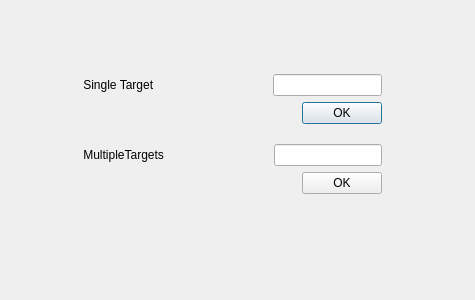
<?xml version="1.0" encoding="UTF-8"?>
<ui version="4.0">
 <class>TargetDialog</class>
 <widget class="QDialog" name="TargetDialog">
  <property name="geometry">
   <rect>
    <x>0</x>
    <y>0</y>
    <width>475</width>
    <height>300</height>
   </rect>
  </property>
  <property name="windowTitle">
   <string>Target</string>
  </property>
  <widget class="QWidget" name="">
   <property name="geometry">
    <rect>
     <x>80</x>
     <y>60</y>
     <width>302</width>
     <height>148</height>
    </rect>
   </property>
   <layout class="QVBoxLayout" name="verticalLayout_3">
    <item>
     <layout class="QVBoxLayout" name="verticalLayout">
      <item>
       <layout class="QHBoxLayout" name="horizontalLayout">
        <item>
         <widget class="QLabel" name="label">
          <property name="text">
           <string> Single Target </string>
          </property>
         </widget>
        </item>
        <item>
         <spacer name="horizontalSpacer">
          <property name="orientation">
           <enum>Qt::Horizontal</enum>
          </property>
          <property name="sizeHint" stdset="0">
           <size>
            <width>40</width>
            <height>20</height>
           </size>
          </property>
         </spacer>
        </item>
        <item>
         <widget class="QLineEdit" name="lineEditSingle"/>
        </item>
       </layout>
      </item>
      <item>
       <layout class="QHBoxLayout" name="horizontalLayout_2">
        <item>
         <spacer name="horizontalSpacer_3">
          <property name="orientation">
           <enum>Qt::Horizontal</enum>
          </property>
          <property name="sizeHint" stdset="0">
           <size>
            <width>40</width>
            <height>20</height>
           </size>
          </property>
         </spacer>
        </item>
        <item>
         <widget class="QPushButton" name="pushButtonSingle">
          <property name="text">
           <string>OK</string>
          </property>
         </widget>
        </item>
       </layout>
      </item>
     </layout>
    </item>
    <item>
     <layout class="QVBoxLayout" name="verticalLayout_2">
      <item>
       <layout class="QHBoxLayout" name="horizontalLayout_3">
        <item>
         <widget class="QLabel" name="label_2">
          <property name="text">
           <string> MultipleTargets </string>
          </property>
         </widget>
        </item>
        <item>
         <spacer name="horizontalSpacer_2">
          <property name="orientation">
           <enum>Qt::Horizontal</enum>
          </property>
          <property name="sizeHint" stdset="0">
           <size>
            <width>40</width>
            <height>20</height>
           </size>
          </property>
         </spacer>
        </item>
        <item>
         <widget class="QLineEdit" name="lineEditMultiple"/>
        </item>
       </layout>
      </item>
      <item>
       <layout class="QHBoxLayout" name="horizontalLayout_4">
        <item>
         <spacer name="horizontalSpacer_4">
          <property name="orientation">
           <enum>Qt::Horizontal</enum>
          </property>
          <property name="sizeHint" stdset="0">
           <size>
            <width>40</width>
            <height>20</height>
           </size>
          </property>
         </spacer>
        </item>
        <item>
         <widget class="QPushButton" name="pushButtonMultiple">
          <property name="text">
           <string>OK</string>
          </property>
         </widget>
        </item>
       </layout>
      </item>
     </layout>
    </item>
   </layout>
  </widget>
 </widget>
 <resources/>
 <connections/>
</ui>
